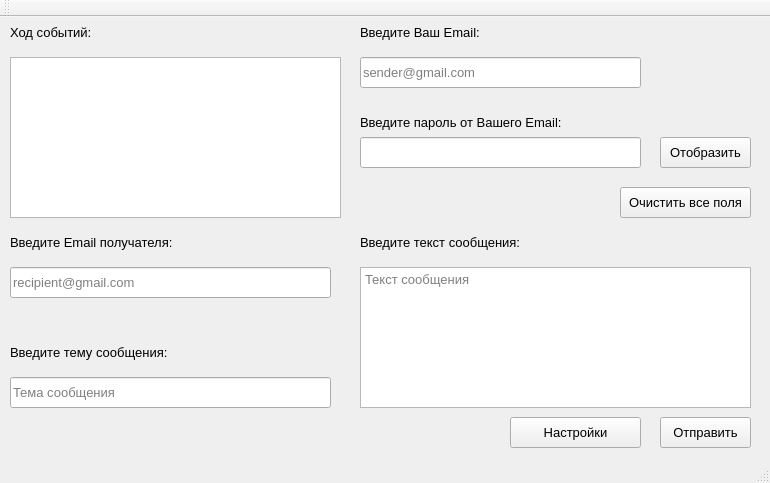
<?xml version="1.0" encoding="UTF-8"?>
<ui version="4.0">
 <class>ClientSMTP</class>
 <widget class="QMainWindow" name="ClientSMTP">
  <property name="geometry">
   <rect>
    <x>0</x>
    <y>0</y>
    <width>770</width>
    <height>483</height>
   </rect>
  </property>
  <property name="minimumSize">
   <size>
    <width>770</width>
    <height>483</height>
   </size>
  </property>
  <property name="maximumSize">
   <size>
    <width>770</width>
    <height>483</height>
   </size>
  </property>
  <property name="windowTitle">
   <string>ClientSMTP</string>
  </property>
  <widget class="QWidget" name="centralWidget">
   <widget class="QLabel" name="label_1">
    <property name="geometry">
     <rect>
      <x>10</x>
      <y>0</y>
      <width>301</width>
      <height>31</height>
     </rect>
    </property>
    <property name="font">
     <font>
      <pointsize>10</pointsize>
     </font>
    </property>
    <property name="text">
     <string>Ход событий:</string>
    </property>
   </widget>
   <widget class="QTextEdit" name="textEdit_1">
    <property name="geometry">
     <rect>
      <x>10</x>
      <y>40</y>
      <width>331</width>
      <height>161</height>
     </rect>
    </property>
    <property name="font">
     <font>
      <pointsize>10</pointsize>
     </font>
    </property>
    <property name="readOnly">
     <bool>true</bool>
    </property>
   </widget>
   <widget class="QLabel" name="label_2">
    <property name="geometry">
     <rect>
      <x>360</x>
      <y>0</y>
      <width>301</width>
      <height>31</height>
     </rect>
    </property>
    <property name="font">
     <font>
      <pointsize>10</pointsize>
     </font>
    </property>
    <property name="text">
     <string>Введите Ваш Email:</string>
    </property>
   </widget>
   <widget class="QLineEdit" name="lineEdit_1">
    <property name="geometry">
     <rect>
      <x>360</x>
      <y>40</y>
      <width>281</width>
      <height>31</height>
     </rect>
    </property>
    <property name="font">
     <font>
      <pointsize>10</pointsize>
     </font>
    </property>
    <property name="text">
     <string/>
    </property>
    <property name="maxLength">
     <number>100</number>
    </property>
    <property name="placeholderText">
     <string>sender@gmail.com</string>
    </property>
   </widget>
   <widget class="QLabel" name="label_3">
    <property name="geometry">
     <rect>
      <x>360</x>
      <y>90</y>
      <width>301</width>
      <height>31</height>
     </rect>
    </property>
    <property name="font">
     <font>
      <pointsize>10</pointsize>
     </font>
    </property>
    <property name="text">
     <string>Введите пароль от Вашего Email:</string>
    </property>
   </widget>
   <widget class="QLineEdit" name="lineEdit_2">
    <property name="geometry">
     <rect>
      <x>360</x>
      <y>120</y>
      <width>281</width>
      <height>31</height>
     </rect>
    </property>
    <property name="font">
     <font>
      <pointsize>10</pointsize>
     </font>
    </property>
    <property name="text">
     <string/>
    </property>
    <property name="maxLength">
     <number>30</number>
    </property>
    <property name="echoMode">
     <enum>QLineEdit::Password</enum>
    </property>
   </widget>
   <widget class="QPushButton" name="pushButton_1">
    <property name="geometry">
     <rect>
      <x>660</x>
      <y>120</y>
      <width>91</width>
      <height>31</height>
     </rect>
    </property>
    <property name="font">
     <font>
      <pointsize>10</pointsize>
     </font>
    </property>
    <property name="text">
     <string>Отобразить</string>
    </property>
   </widget>
   <widget class="QLabel" name="label_4">
    <property name="geometry">
     <rect>
      <x>10</x>
      <y>210</y>
      <width>301</width>
      <height>31</height>
     </rect>
    </property>
    <property name="font">
     <font>
      <pointsize>10</pointsize>
     </font>
    </property>
    <property name="text">
     <string>Введите Email получателя:</string>
    </property>
   </widget>
   <widget class="QLineEdit" name="lineEdit_3">
    <property name="enabled">
     <bool>true</bool>
    </property>
    <property name="geometry">
     <rect>
      <x>10</x>
      <y>250</y>
      <width>321</width>
      <height>31</height>
     </rect>
    </property>
    <property name="font">
     <font>
      <pointsize>10</pointsize>
     </font>
    </property>
    <property name="text">
     <string/>
    </property>
    <property name="maxLength">
     <number>100</number>
    </property>
    <property name="dragEnabled">
     <bool>false</bool>
    </property>
    <property name="placeholderText">
     <string>recipient@gmail.com</string>
    </property>
   </widget>
   <widget class="QLabel" name="label_5">
    <property name="geometry">
     <rect>
      <x>10</x>
      <y>320</y>
      <width>301</width>
      <height>31</height>
     </rect>
    </property>
    <property name="font">
     <font>
      <pointsize>10</pointsize>
     </font>
    </property>
    <property name="text">
     <string>Введите тему сообщения:</string>
    </property>
   </widget>
   <widget class="QLineEdit" name="lineEdit_4">
    <property name="enabled">
     <bool>true</bool>
    </property>
    <property name="geometry">
     <rect>
      <x>10</x>
      <y>360</y>
      <width>321</width>
      <height>31</height>
     </rect>
    </property>
    <property name="font">
     <font>
      <pointsize>10</pointsize>
     </font>
    </property>
    <property name="text">
     <string/>
    </property>
    <property name="maxLength">
     <number>150</number>
    </property>
    <property name="placeholderText">
     <string>Тема сообщения</string>
    </property>
   </widget>
   <widget class="QLabel" name="label_6">
    <property name="geometry">
     <rect>
      <x>360</x>
      <y>210</y>
      <width>301</width>
      <height>31</height>
     </rect>
    </property>
    <property name="font">
     <font>
      <pointsize>10</pointsize>
     </font>
    </property>
    <property name="text">
     <string>Введите текст сообщения:</string>
    </property>
   </widget>
   <widget class="QTextEdit" name="textEdit_2">
    <property name="enabled">
     <bool>true</bool>
    </property>
    <property name="geometry">
     <rect>
      <x>360</x>
      <y>250</y>
      <width>391</width>
      <height>141</height>
     </rect>
    </property>
    <property name="font">
     <font>
      <pointsize>10</pointsize>
     </font>
    </property>
    <property name="readOnly">
     <bool>false</bool>
    </property>
    <property name="placeholderText">
     <string>Текст сообщения</string>
    </property>
   </widget>
   <widget class="QPushButton" name="pushButton_2">
    <property name="enabled">
     <bool>true</bool>
    </property>
    <property name="geometry">
     <rect>
      <x>660</x>
      <y>400</y>
      <width>91</width>
      <height>31</height>
     </rect>
    </property>
    <property name="font">
     <font>
      <pointsize>10</pointsize>
     </font>
    </property>
    <property name="text">
     <string>Отправить</string>
    </property>
    <property name="default">
     <bool>false</bool>
    </property>
   </widget>
   <widget class="QPushButton" name="pushButton_3">
    <property name="enabled">
     <bool>true</bool>
    </property>
    <property name="geometry">
     <rect>
      <x>620</x>
      <y>170</y>
      <width>131</width>
      <height>31</height>
     </rect>
    </property>
    <property name="font">
     <font>
      <pointsize>10</pointsize>
     </font>
    </property>
    <property name="text">
     <string>Очистить все поля</string>
    </property>
    <property name="default">
     <bool>false</bool>
    </property>
   </widget>
   <widget class="QPushButton" name="pushButton_4">
    <property name="enabled">
     <bool>true</bool>
    </property>
    <property name="geometry">
     <rect>
      <x>510</x>
      <y>400</y>
      <width>131</width>
      <height>31</height>
     </rect>
    </property>
    <property name="font">
     <font>
      <pointsize>10</pointsize>
     </font>
    </property>
    <property name="text">
     <string>Настройки</string>
    </property>
    <property name="default">
     <bool>false</bool>
    </property>
   </widget>
  </widget>
  <widget class="QMenuBar" name="menuBar">
   <property name="geometry">
    <rect>
     <x>0</x>
     <y>0</y>
     <width>770</width>
     <height>21</height>
    </rect>
   </property>
  </widget>
  <widget class="QToolBar" name="mainToolBar">
   <attribute name="toolBarArea">
    <enum>TopToolBarArea</enum>
   </attribute>
   <attribute name="toolBarBreak">
    <bool>false</bool>
   </attribute>
  </widget>
  <widget class="QStatusBar" name="statusBar"/>
 </widget>
 <layoutdefault spacing="6" margin="11"/>
 <resources/>
 <connections/>
</ui>
